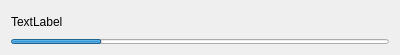
<?xml version="1.0" encoding="UTF-8"?>
<ui version="4.0">
 <class>ParseDlg</class>
 <widget class="QFrame" name="ParseDlg">
  <property name="geometry">
   <rect>
    <x>0</x>
    <y>0</y>
    <width>400</width>
    <height>55</height>
   </rect>
  </property>
  <property name="windowTitle">
   <string>ParseDlg</string>
  </property>
  <layout class="QVBoxLayout" name="verticalLayout">
   <item>
    <widget class="QLabel" name="lbStatus">
     <property name="text">
      <string>TextLabel</string>
     </property>
    </widget>
   </item>
   <item>
    <widget class="QProgressBar" name="progress">
     <property name="maximumSize">
      <size>
       <width>16777215</width>
       <height>5</height>
      </size>
     </property>
     <property name="value">
      <number>24</number>
     </property>
     <property name="textVisible">
      <bool>false</bool>
     </property>
    </widget>
   </item>
  </layout>
 </widget>
 <layoutdefault spacing="6" margin="11"/>
 <resources/>
 <connections/>
</ui>
